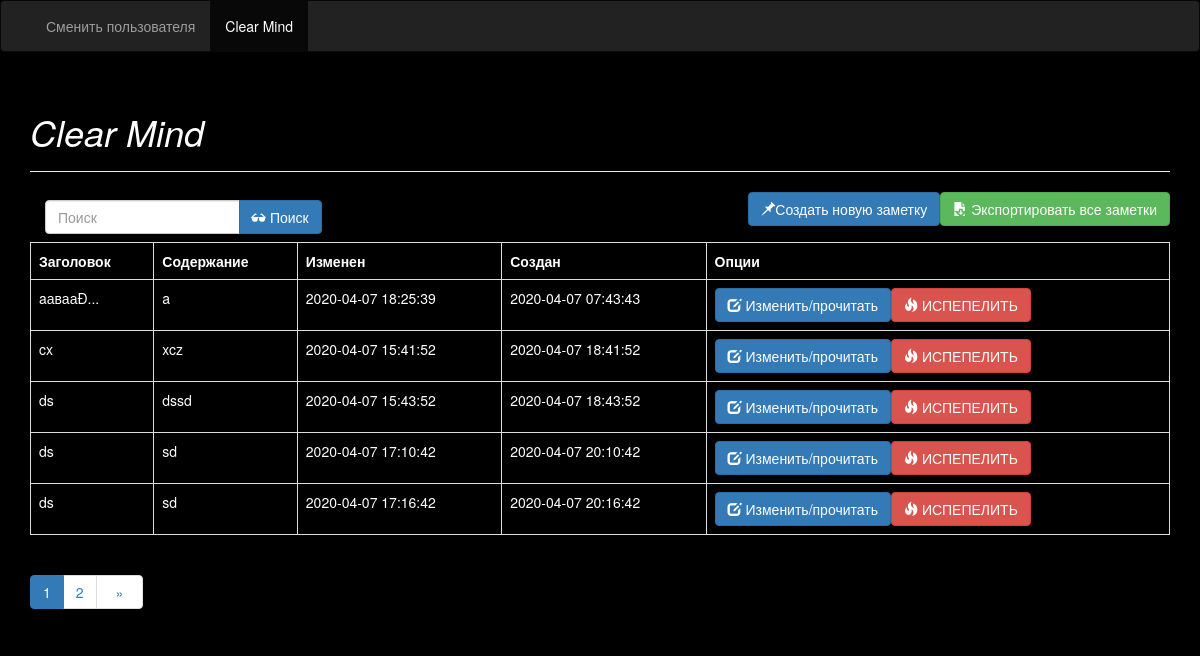
Screenshot of /notes/notes.php (signed in) with the database file from the repository.
### tables this page shows
CREATE TABLE `notes` (
  `id` int(11) NOT NULL,
  `user_idd` int(50) UNSIGNED NOT NULL,
  `name` varchar(100) NOT NULL,
  `description` varchar(300) NOT NULL,
  `created_at` datetime NOT NULL,
  `updated_at` timestamp NOT NULL DEFAULT current_timestamp()
);

### notes/notes.php (the view, shortened to what this page needs)
<?php
                include '../config/database.php';
                include_once "../display_html.php";
                $title = "Clear Mind";
				$user_idd=isset($_SESSION['valid_id']) ? $_SESSION['valid_id'] : die('Ошибка:  user не найден.');
                display_html_header($title,$conn);
                 $page = isset($_GET['page']) ? $_GET['page'] : 1;
                 $records_per_page = 5;
                 $from_record_num = ($records_per_page * $page) - $records_per_page;
               $query = "SELECT id, name, description,created_at,updated_at FROM notes WHERE user_idd= '$user_idd' ORDER BY name
                   LIMIT :from_record_num, :records_per_page";
               $stmt = $conn->prepare($query);
                 $stmt->bindParam(":from_record_num", $from_record_num, PDO::PARAM_INT);
                 $stmt->bindParam(":records_per_page", $records_per_page, PDO::PARAM_INT);
               $stmt->execute();
                $num = $stmt->rowCount();
                 display_html_search_form();
                echo "<a href='export_notes.php' class='btn btn-success pull-right m-b-1em m-r-1em'><span class='glyphicon glyphicon-save-file'></span> Экспортировать все заметки</a>";
                echo "<a href='create.php' class='btn btn-primary pull-right m-b-1em'><span class='glyphicon glyphicon-pushpin'></span>Создать новую заметку</a>";
                 echo "<div class='clearfix'></div>";
                    if($num>0){
                        echo "<table class='table  table-responsive table-bordered'>";
                            echo "<tr>";
                                echo "<th>Заголовок</th>";
                                echo "<th>Содержание</th>";
								echo "<th>Изменен</th>";
								echo "<th>Создан</th>";
                                echo "<th>Опции</th>";
                            echo "</tr>";
                            $i=1;
                            while ($row = $stmt->fetch(PDO::FETCH_ASSOC)){
                                extract($row);
                                echo "<tr>";
									$name= strlen($name) > 10 ? substr($name,0,10)."..." : $name;
                                    $descr= strlen($description) > 25 ? substr($description,0,25)."..." : $description;
                                    echo "<td>{$name}</td>";
                                    echo "<td>{$descr}</td>";
									echo "<td>{$updated_at}</td>";
									echo "<td>{$created_at}</td>";
                                    echo "<td>";
                                        echo "<a href='update.php?note_id={$i}' class='btn btn-primary m-r-1em'><span class='glyphicon glyphicon-edit'></span> Изменить/прочитать</a>";
                                        echo "<a href='#' onclick='delete_note({$i});'  class='btn btn-danger'><span class='glyphicon glyphicon-fire'></span> ИСПЕПЕЛИТЬ</a>";
									echo "</td>";
								echo "</tr>";
							 $i++;
							}
                        echo "</table>";
						$query = "SELECT name FROM notes WHERE user_idd= '$user_idd'";
						$stmt = $conn->prepare($query);
						$stmt->execute();
						$total_rows = $stmt->rowCount();
                         $page_url="notes.php?";
                         include_once "paging.php";
                }
          else{    echo "<div class='alert alert-danger'>ничего не найдено</div>";  }
            ?>
    <?php
        display_html_footer();
     ?>

### display_html.php (shortened to what this page needs)
<?php
		function display_html_header($title,$conn){
		?>
			<!DOCTYPE HTML>
			<html>
			    <head>
			        <link href="https://maxcdn.bootstrapcdn.com/bootstrap/3.3.7/css/bootstrap.min.css" rel="stylesheet" media="screen" />
			    </head>
			    <body>
			     	<?php
			     		display_html_navigation($conn);
			     	 ?>
			        <div class="container">
			            <div class="page-header">
			                <h1><i><?php echo $title; ?></i></h1>
			            </div>
		<?php
	}
	function display_html_footer(){
		?>
			   </div>
			    </body>
			</html>
		<?php
	}
	function display_html_navigation($conn){
		?>
			<nav class="navbar navbar-inverse">
			  <div class="container-fluid">
			    <div class="collapse navbar-collapse" id="myNavbar">
			      <ul class="nav navbar-nav">
			       	 <li class="unactive"><a href='layout_logout.php'>Сменить пользователя</a></li>
					 <li class="active"><a href='notes.php'>Clear Mind</a></li>
			      </ul>
			    </div>
			  </div>
			</nav>
		<?php
	}
	function display_html_search_form(){
	?>
		<form class="navbar-form pull-left" action="search.php" method = "get">
		    <div class="input-group m-b-1em">
		        <input type="text" class="form-control" name="key" placeholder="Поиск">
		        <div class="input-group-btn">
		            <button class="btn btn-primary" type="submit">
		               <span class='glyphicon glyphicon-sunglasses'></span> Поиск </button>
		        </div>
		    </div>
		</form>
		<?php
	}
		?>

### notes/paging.php (shortened to what this page needs)
<?php
	echo "<ul class='pagination pull-left margin-zero mt0'>";
	$total_pages = ceil($total_rows / $records_per_page);
	$range = 1;
	$initial_num = $page - $range;
	$condition_limit_num = ($page + $range)  + 1;
	for ($x=$initial_num; $x<$condition_limit_num; $x++) {
	    if (($x > 0) && ($x <= $total_pages)) {
	        if ($x == $page) {
	            echo "<li class='active'>";
	                echo "<a href='javascript::void();'>{$x}</a>";
	            echo "</li>";
	        }
	        else {
	            echo "<li>";
	                echo " <a href='{$page_url}page={$x}'>{$x}</a> ";
	            echo "</li>";
	        }
	    }
	}
	if($page<$total_pages){
	    $next_page =$total_pages;
	    echo "<li>";
	        echo "<a href='{$page_url}page={$next_page}'>";
	            echo "<span style='margin:0 .5em;'>&raquo;</span>";
	        echo "</a>";
	    echo "</li>";
	}
	echo "</ul>";
?>

### display_html.php (style rules this page uses)
h1 { color: white; }
tr { color: white; }
body { background-color: black ; background-image: url('http://clearmind/libs/images/11.jpg') ; background-attachment: fixed; background-size: cover; }

### rows the page displays
notes: name "aавааÐ...", description "a", updated_at "2020-04-07 18:25:39", created_at "2020-04-07 07:43:43"
notes: name "cx", description "xcz", updated_at "2020-04-07 15:41:52", created_at "2020-04-07 18:41:52"
notes: name "ds", description "dssd", updated_at "2020-04-07 15:43:52", created_at "2020-04-07 18:43:52"
notes: name "ds", description "sd", updated_at "2020-04-07 17:10:42", created_at "2020-04-07 20:10:42"
notes: name "ds", description "sd", updated_at "2020-04-07 17:16:42", created_at "2020-04-07 20:16:42"

### other values shown
$title "Clear Mind"
